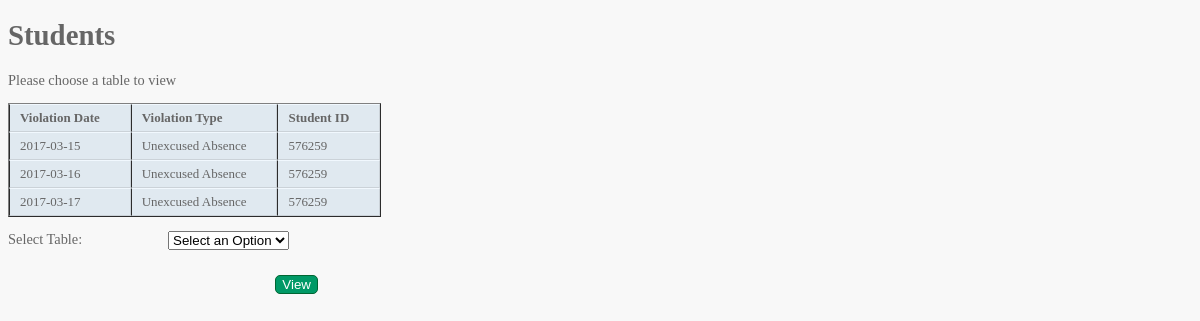
The app's page /violations_students.php with its own data.
### tables this page shows
CREATE TABLE IF NOT EXISTS VIOLATIONS
(	vioDate		DATE		NOT NULL,
	vioType		VARCHAR(20)	NOT NULL,
	studentID	CHAR(7),
    FOREIGN KEY (studentID) REFERENCES STUDENT(studentID));

### violations_students.php (the view, shortened to what this page needs)
<!DOCTYPE html>
<html>
	<head>
  	<link href="pagestyle.css" type="text/css" rel="stylesheet" />
	</head>
	<body>
    <h1>Students</h1>
    <p>Please choose a table to view<br /></p>
		<div id="main">
     <table border=1>
       <tr>
       <th>Violation Date</th>
       <th>Violation Type</th>
			 <th>Student ID</th>
       </tr>
<?php
include 'db.inc.php';
if (!($connection = @ mysql_connect($hostName, $username,
  $password)))
  showerror();
    $query = "SELECT * FROM violations";
    if (!($result = @ mysql_query ($query, $connection)))
      showerror();
    while ($row = @ mysql_fetch_array($result))
      echo "<tr>
    <td>{$row["vioDate"]}</td>
    <td>{$row["vioType"]}</td>
		<td>{$row["studentID"]}</td>
    </tr>";
  ?>
</table>
<form action="students_home.php" method="post">
<p><label class="title" for="selectTable"> Select Table:</label>
<select name="selectTable" id="selectTable">
	<option value="" disabled selected>Select an Option</option>
</select></p>
<div class="submit">
 <input type="submit" value="View" />
</div>
</form>
 </div>
 </body>
</html>

### PAUL UPDATED FINAL REPORT FILES/css/pagestyle.css (style rules this page uses)
body { font=family: Arial, Verdana, sans-serif; font-size: 90%; color: #666666; background-color: #f8f8f8; }
table { border-spacing: 0px; }
th, td { padding: 5px 30px 5px 10px; border-spacing: 0px; font-size: 90%; margin: 0px; }
th,td { text-align: left; background-color: #e0e9f0; border-top: 1px solid #f1f8fe; border-bottom: 1px solid #cbd2d8; border-right: 1px solid #cbd2d8; }
td { text-shadow: 1px 1px p1x #ffffff; }
input[type="submit"] { border: 1px solid #006633; background-color: #009966; color: #ffffff; border-radius: 5px; padding 5px; margin-top: 10px; }
.title { float: left; width: 160px; clear: left; }
.submit { width: 310px; text-align: right; }

### records on screen
violations: vioDate "2017-03-15", vioType "Unexcused Absence", studentID "576259"
violations: vioDate "2017-03-16", vioType "Unexcused Absence", studentID "576259"
violations: vioDate "2017-03-17", vioType "Unexcused Absence", studentID "576259"
